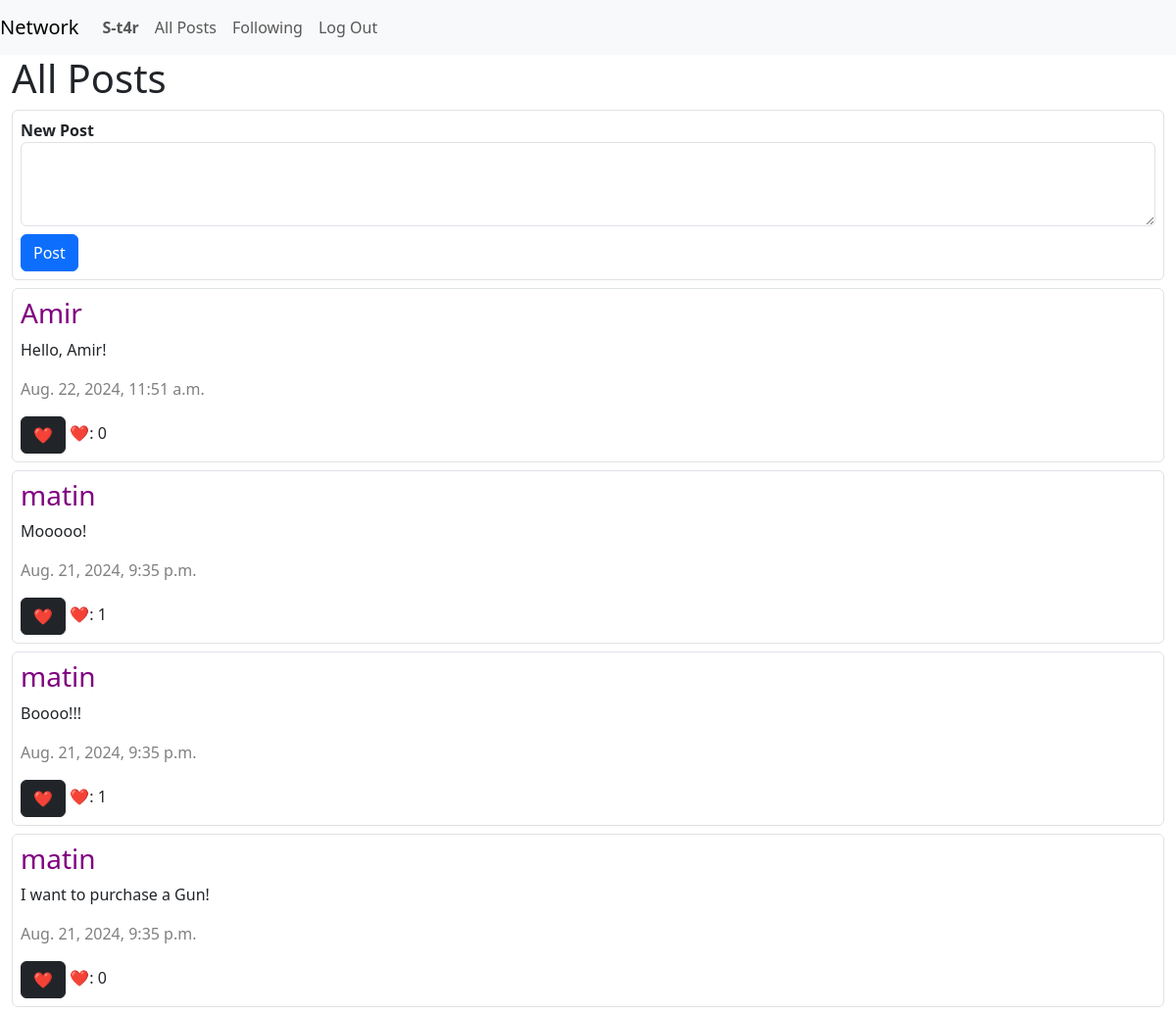
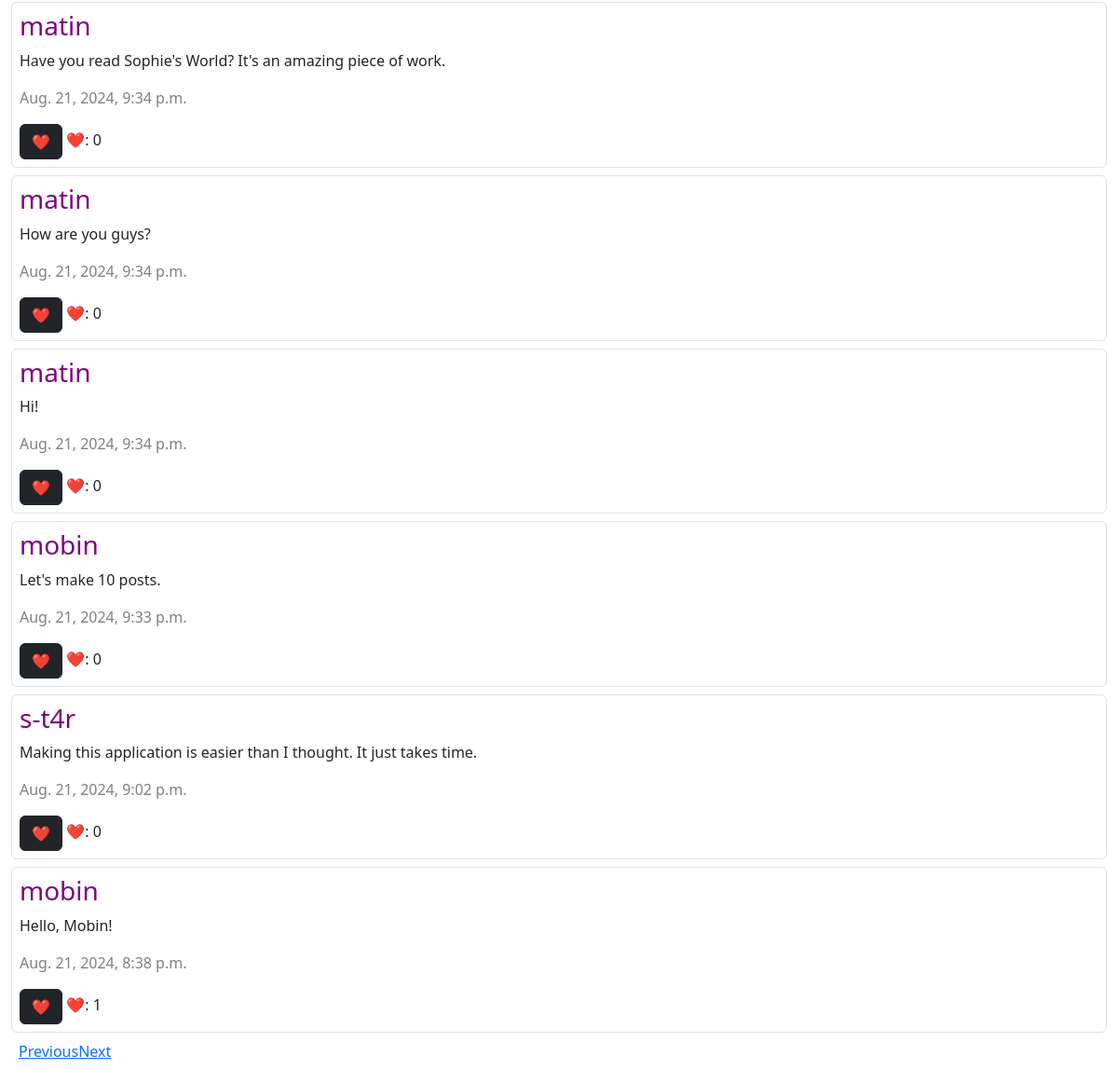
/?page=2 (signed in), run on the app's committed database (2 pictures, top to bottom).
### network/models.py (models this page shows)
class User(AbstractUser):
    id = models.AutoField(primary_key=True)
    following = models.ManyToManyField("self", symmetrical=False, related_name="followers", blank=True)

class Posts(models.Model):
    id = models.AutoField(primary_key=True)
    content = models.TextField()
    timestamp = models.DateTimeField(auto_now_add=True)
    user = models.ForeignKey(User, on_delete=models.CASCADE, related_name='user_posts')
    likes = models.ManyToManyField(User, related_name="liked_posts", blank=True)

### network/views.py (the view)
# urls.py: path("", views.index, name="index"),
def index(request):
    posts = Posts.objects.all().order_by("-timestamp")
    paginator = Paginator(posts, 10)
    page_number = request.GET.get('page')
    page_obj = paginator.get_page(page_number)
    return render(request, "network/index.html", {
        "page_obj": page_obj,
    })

### network/templates/network/index.html (shortened to what this page needs)
{% extends "network/layout.html" %}
{% load static %}
{% block body %}
    <div class="container-fluid">
    {% if request.user.is_authenticated %}
        <h1>All Posts</h1>
        <div class="border rounded-2 p-2">
            <form id="create_content" action="{% url 'new_post' %}" method="post">
                <div class="form-group mb-2">
                    <label for="new_post"><b>New Post</b></label>
                    <textarea name="new_post" id="new_post" class="form-control" rows="3"></textarea>
                </div>
                <input class="btn btn-primary" type="submit" value="Post">
            </form>
        </div>
    {% endif %}
    {% for post in page_obj %}
        <div id="{{ post.id }}" class="border rounded-2 p-2 mt-2">
            <h3>
                <a href="{% url 'user_profile' post.user.id %}"
                style="color: purple; text-decoration: none;">
                    {{ post.user }}
                </a>
            </h3>
            <p id="post_content_{{ post.id }}">{{ post.content }}</p>
            <p><span style="color: gray; font-weight: 100;">{{ post.timestamp }}</span></p>
            {% if request.user.is_authenticated %}
            <button class="btn btn-dark like_button" type="button" data_post_id="{{ post.id }}">❤️</button>
            {% endif %}
            <span>❤️: <span id="like_count_{{ post.id }}">{{ post.likes.count }}</span></span>
        </div>
        {% endfor %}
        <div class="pagination p-2">
            {% if page_obj.has_previous %}
                <a href="?page={{ page_obj.previous_page_number }}">Previous</a>
            {% endif %}
            {% if page_obj.has_next %}
                <a href="?page={{ page_obj.next_page_number }}">Next</a>
            {% endif %}
        </div>
    </div>
{% endblock %}

### network/templates/network/layout.html (shortened to what this page needs)
{% load static %}
<!DOCTYPE html>
<html lang="en">
    <head>
        <link href="https://cdn.jsdelivr.net/npm/bootstrap@5.3.3/dist/css/bootstrap.min.css" rel="stylesheet">
        <link href="{% static 'network/styles.css' %}" rel="stylesheet">
    </head>
    <body>
        <nav class="navbar navbar-expand-lg navbar-light bg-light">
            <a class="navbar-brand" href="{% url 'index' %}">Network</a>
            <div>
              <ul class="navbar-nav mr-auto">
                {% if request.user.is_authenticated %}
                    <li class="nav-item">
                        <a class="nav-link" href="{% url 'user_profile' request.user.id %}"><strong>{{ user.username }}</strong></a>
                    </li>
                    {% else %}
                    <li class="nav-item">
                        <a class="nav-link" href="{% url 'register' %}">
                            <strong>Anonymous</strong>
                        </a>
                    </li>
                {% endif %}
                <li class="nav-item">
                  <a class="nav-link" href="{% url 'index' %}">All Posts</a>
                </li>
                {% if request.user.is_authenticated %}
                    <li class="nav-item">
                        <a class="nav-link" href="{% url 'following' %}">Following</a>
                    </li>
                    <li class="nav-item">
                        <a class="nav-link" href="{% url 'logout' %}">Log Out</a>
                    </li>
                {% endif %}
              </ul>
            </div>
          </nav>
        <div class="body">
            {% block body %}
            {% endblock %}
        </div>
    </body>
</html>

### data on the page
User: username "S-t4r"
Posts: user "Amir", content "Hello, Amir!", timestamp "Aug. 22, 2024, 11:51 a.m.", likes.count "0"
Posts: user "matin", content "Mooooo!", timestamp "Aug. 21, 2024, 9:35 p.m.", likes.count "1"
Posts: user "matin", content "Boooo!!!", timestamp "Aug. 21, 2024, 9:35 p.m.", likes.count "1"
Posts: user "matin", content "I want to purchase a Gun!", timestamp "Aug. 21, 2024, 9:35 p.m.", likes.count "0"
Posts: user "matin", content "Have you read Sophie's World? It's an amazing piece of work.", timestamp "Aug. 21, 2024, 9:34 p.m.", likes.count "0"
Posts: user "matin", content "How are you guys?", timestamp "Aug. 21, 2024, 9:34 p.m.", likes.count "0"
Posts: user "matin", content "Hi!", timestamp "Aug. 21, 2024, 9:34 p.m.", likes.count "0"
Posts: user "mobin", content "Let's make 10 posts.", timestamp "Aug. 21, 2024, 9:33 p.m.", likes.count "0"
Posts: user "s-t4r", content "Making this application is easier than I thought. It just takes time.", timestamp "Aug. 21, 2024, 9:02 p.m.", likes.count "0"
Posts: user "mobin", content "Hello, Mobin!", timestamp "Aug. 21, 2024, 8:38 p.m.", likes.count "1"
